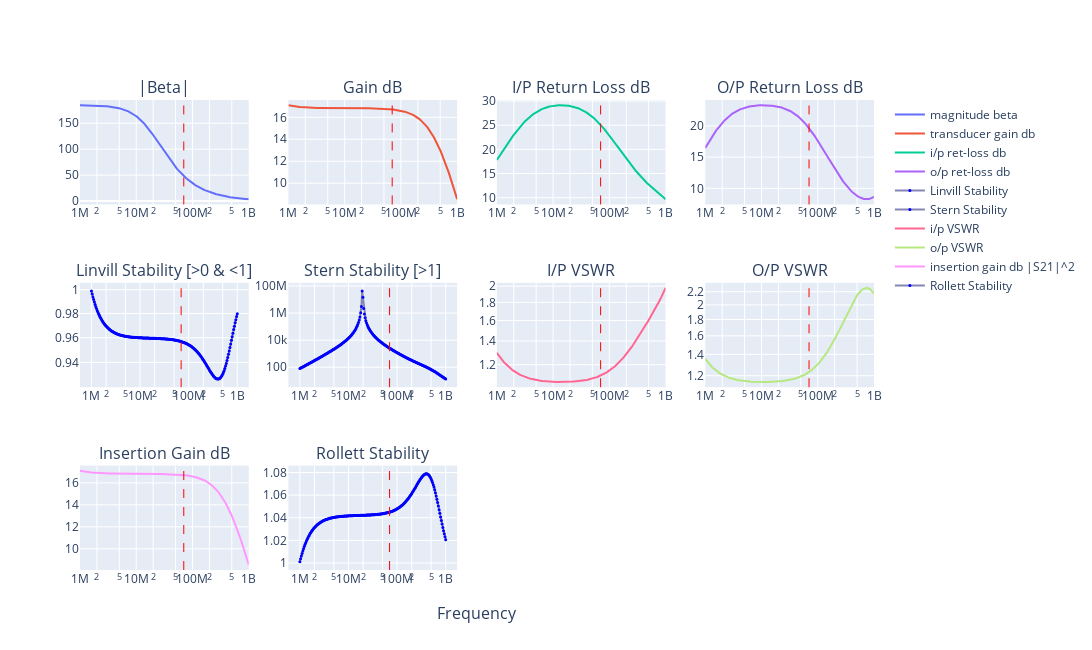

Notebook code for this chart:
### Code cell
# 2SC2498 - file:///home/bev/Documents/Radio/DataSheets/BJTs/2SC2498.pdf
eL = 1.75
eC = 0.2
n = complex_fba(
    title="2SC2498 Bias:${Ie_mA}mA, F:${F_mhz}MHz, with feedback, stable ok down to 1MHz",
    F_mhz=70,
    FT_mhz=3500,
    B0=185,
    Ie_mA=4,
    Rbp=1.0,
    Re=0,
    extLe_nH=eL,
    extLb_nH=eL,
    extLc_nH=eL,
    extCin_pF=eC,
    extCout_pF=eC,
    extCrev_pF=eC,
    Ccb_pF=0.95,
    Cce_pF=0.2,
    Cf_pF=1300,
    Lf_nH=10,
    Rf=430,
    ZS_real=50,
    ZS_imag=0,
    ZL_real=50,
    ZL_imag=0,
    N=1,
    from_mhz=1,
    to_mhz=1000,
)

n.write_touchstone(
    "2SC2498_CE_Ie4mA_with_feedback_stab1mhz_nbgen",
    dir="/home/bev/Documents/Radio/QUCS-S/Studies/0010_S_Touchtone_lib",
)

### Figure 1 — Plotly figure (JSON) as saved in the notebook; plotly's stock layout.template omitted (floating-point values rounded to 4 significant figures; data arrays with more than 128 entries replaced by an {"elided": "..."} marker saying what was removed)
{"data": [{"name": "magnitude beta", "type": "scatter", "x": {"elided": "200 float values"}, "xaxis": "x", "y": {"elided": "200 float values"}, "yaxis": "y"}, {"name": "transducer gain db", "type": "scatter", "x": {"elided": "200 float values"}, "xaxis": "x2", "y": {"elided": "200 float values"}, "yaxis": "y2"}, {"name": "i/p ret-loss db", "type": "scatter", "x": {"elided": "200 float values"}, "xaxis": "x3", "y": {"elided": "200 float values"}, "yaxis": "y3"}, {"name": "o/p ret-loss db", "type": "scatter", "x": {"elided": "200 float values"}, "xaxis": "x4", "y": {"elided": "200 float values"}, "yaxis": "y4"}, {"line": {"color": "#8585b5"}, "marker": {"color": {"elided": "200 str values"}, "size": 3}, "mode": "markers+lines", "name": "Linvill Stability", "type": "scatter", "x": {"elided": "200 float values"}, "xaxis": "x5", "y": {"elided": "200 float values"}, "yaxis": "y5"}, {"line": {"color": "#8585b5"}, "marker": {"color": {"elided": "200 str values"}, "size": 3}, "mode": "markers+lines", "name": "Stern Stability", "type": "scatter", "x": {"elided": "200 float values"}, "xaxis": "x6", "y": {"elided": "200 float values"}, "yaxis": "y6"}, {"name": "i/p VSWR", "type": "scatter", "x": {"elided": "200 float values"}, "xaxis": "x7", "y": {"elided": "200 float values"}, "yaxis": "y7"}, {"name": "o/p VSWR", "type": "scatter", "x": {"elided": "200 float values"}, "xaxis": "x8", "y": {"elided": "200 float values"}, "yaxis": "y8"}, {"name": "insertion gain db |S21|^2", "type": "scatter", "x": {"elided": "200 float values"}, "xaxis": "x9", "y": {"elided": "200 float values"}, "yaxis": "y9"}, {"line": {"color": "#8585b5"}, "marker": {"color": {"elided": "200 str values"}, "size": 3}, "mode": "markers+lines", "name": "Rollett Stability", "type": "scatter", "x": {"elided": "200 float values"}, "xaxis": "x10", "y": {"elided": "200 float values"}, "yaxis": "y10"}], "layout": {"annotations": [{"font": {"size": 16}, "showarrow": false, "text": "|Beta|", "x": 0.1062, "xanchor": "center", "xref": "paper", "y": 1, "yanchor": "bottom", "yref": "paper"}, {"font": {"size": 16}, "showarrow": false, "text": "Gain dB", "x": 0.3688, "xanchor": "center", "xref": "paper", "y": 1, "yanchor": "bottom", "yref": "paper"}, {"font": {"size": 16}, "showarrow": false, "text": "I/P Return Loss dB", "x": 0.6313, "xanchor": "center", "xref": "paper", "y": 1, "yanchor": "bottom", "yref": "paper"}, {"font": {"size": 16}, "showarrow": false, "text": "O/P Return Loss dB", "x": 0.8938, "xanchor": "center", "xref": "paper", "y": 1, "yanchor": "bottom", "yref": "paper"}, {"font": {"size": 16}, "showarrow": false, "text": "Linvill Stability [>0 & <1]", "x": 0.1062, "xanchor": "center", "xref": "paper", "y": 0.6111, "yanchor": "bottom", "yref": "paper"}, {"font": {"size": 16}, "showarrow": false, "text": "Stern Stability [>1]", "x": 0.3688, "xanchor": "center", "xref": "paper", "y": 0.6111, "yanchor": "bottom", "yref": "paper"}, {"font": {"size": 16}, "showarrow": false, "text": "I/P VSWR", "x": 0.6313, "xanchor": "center", "xref": "paper", "y": 0.6111, "yanchor": "bottom", "yref": "paper"}, {"font": {"size": 16}, "showarrow": false, "text": "O/P VSWR", "x": 0.8938, "xanchor": "center", "xref": "paper", "y": 0.6111, "yanchor": "bottom", "yref": "paper"}, {"font": {"size": 16}, "showarrow": false, "text": "Insertion Gain dB", "x": 0.1062, "xanchor": "center", "xref": "paper", "y": 0.2222, "yanchor": "bottom", "yref": "paper"}, {"font": {"size": 16}, "showarrow": false, "text": "Rollett Stability", "x": 0.3688, "xanchor": "center", "xref": "paper", "y": 0.2222, "yanchor": "bottom", "yref": "paper"}, {"font": {"size": 16}, "showarrow": false, "text": "Frequency", "x": 0.5, "xanchor": "center", "xref": "paper", "y": 0, "yanchor": "top", "yref": "paper", "yshift": -30}], "height": 650, "shapes": [{"line": {"color": "red", "dash": "dash", "width": 1}, "type": "line", "x0": 70000000, "x1": 70000000, "xref": "x", "y0": 0, "y1": 1, "yref": "y domain"}, {"line": {"color": "red", "dash": "dash", "width": 1}, "type": "line", "x0": 70000000, "x1": 70000000, "xref": "x2", "y0": 0, "y1": 1, "yref": "y2 domain"}, {"line": {"color": "red", "dash": "dash", "width": 1}, "type": "line", "x0": 70000000, "x1": 70000000, "xref": "x3", "y0": 0, "y1": 1, "yref": "y3 domain"}, {"line": {"color": "red", "dash": "dash", "width": 1}, "type": "line", "x0": 70000000, "x1": 70000000, "xref": "x4", "y0": 0, "y1": 1, "yref": "y4 domain"}, {"line": {"color": "red", "dash": "dash", "width": 1}, "type": "line", "x0": 70000000, "x1": 70000000, "xref": "x5", "y0": 0, "y1": 1, "yref": "y5 domain"}, {"line": {"color": "red", "dash": "dash", "width": 1}, "type": "line", "x0": 70000000, "x1": 70000000, "xref": "x6", "y0": 0, "y1": 1, "yref": "y6 domain"}, {"line": {"color": "red", "dash": "dash", "width": 1}, "type": "line", "x0": 70000000, "x1": 70000000, "xref": "x7", "y0": 0, "y1": 1, "yref": "y7 domain"}, {"line": {"color": "red", "dash": "dash", "width": 1}, "type": "line", "x0": 70000000, "x1": 70000000, "xref": "x8", "y0": 0, "y1": 1, "yref": "y8 domain"}, {"line": {"color": "red", "dash": "dash", "width": 1}, "type": "line", "x0": 70000000, "x1": 70000000, "xref": "x9", "y0": 0, "y1": 1, "yref": "y9 domain"}, {"line": {"color": "red", "dash": "dash", "width": 1}, "type": "line", "x0": 70000000, "x1": 70000000, "xref": "x10", "y0": 0, "y1": 1, "yref": "y10 domain"}], "width": 1400, "xaxis": {"anchor": "y", "autorange": true, "domain": [0, 0.2125], "range": [6.0, 9.0], "type": "log"}, "xaxis10": {"anchor": "y10", "autorange": true, "domain": [0.2625, 0.475], "range": [5.784, 9.216], "type": "log"}, "xaxis11": {"anchor": "y11", "domain": [0.525, 0.7375], "type": "log"}, "xaxis12": {"anchor": "y12", "domain": [0.7875, 1], "type": "log"}, "xaxis2": {"anchor": "y2", "autorange": true, "domain": [0.2625, 0.475], "range": [6.0, 9.0], "type": "log"}, "xaxis3": {"anchor": "y3", "autorange": true, "domain": [0.525, 0.7375], "range": [6.0, 9.0], "type": "log"}, "xaxis4": {"anchor": "y4", "autorange": true, "domain": [0.7875, 1], "range": [6.0, 9.0], "type": "log"}, "xaxis5": {"anchor": "y5", "autorange": true, "domain": [0, 0.2125], "range": [5.784, 9.216], "type": "log"}, "xaxis6": {"anchor": "y6", "autorange": true, "domain": [0.2625, 0.475], "range": [5.784, 9.216], "type": "log"}, "xaxis7": {"anchor": "y7", "autorange": true, "domain": [0.525, 0.7375], "range": [6.0, 9.0], "type": "log"}, "xaxis8": {"anchor": "y8", "autorange": true, "domain": [0.7875, 1], "range": [6.0, 9.0], "type": "log"}, "xaxis9": {"anchor": "y9", "autorange": true, "domain": [0, 0.2125], "range": [6.0, 9.0], "type": "log"}, "yaxis": {"anchor": "x", "autorange": true, "domain": [0.7778, 1], "range": [-6.57, 194.8], "type": "linear"}, "yaxis10": {"anchor": "x10", "autorange": true, "domain": [0, 0.2222], "range": [0.9938, 1.086], "type": "linear"}, "yaxis11": {"anchor": "x11", "domain": [0, 0.2222]}, "yaxis12": {"anchor": "x12", "domain": [0, 0.2222]}, "yaxis2": {"anchor": "x2", "autorange": true, "domain": [0.7778, 1], "range": [8.07, 17.58], "type": "linear"}, "yaxis3": {"anchor": "x3", "autorange": true, "domain": [0.7778, 1], "range": [8.602, 30.22], "type": "linear"}, "yaxis4": {"anchor": "x4", "autorange": true, "domain": [0.7778, 1], "range": [7.424, 24.14], "type": "linear"}, "yaxis5": {"anchor": "x5", "autorange": true, "domain": [0.3889, 0.6111], "range": [-0.03601, 0.002576], "type": "log"}, "yaxis6": {"anchor": "x6", "autorange": true, "domain": [0.3889, 0.6111], "range": [0.5273, 8.234], "type": "log"}, "yaxis7": {"anchor": "x7", "autorange": true, "domain": [0.3889, 0.6111], "range": [0.0156, 0.3106], "type": "log"}, "yaxis8": {"anchor": "x8", "autorange": true, "domain": [0.3889, 0.6111], "range": [0.04312, 0.3703], "type": "log"}, "yaxis9": {"anchor": "x9", "autorange": true, "domain": [0, 0.2222], "range": [8.07, 17.58], "type": "linear"}}}
